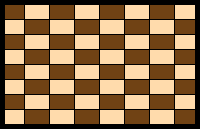
    <widget class="QWidget" name="gameBoard" native="true">
     <property name="styleSheet">
      <string notr="true">#widget_11 {
	border: 5px solid black;
}</string>
     </property>
     <layout class="QGridLayout" name="gridLayout" rowstretch="1,1,1,1,1,1,1,1" columnstretch="1,1,1,1,1,1,1,1">
      <property name="leftMargin">
       <number>0</number>
      </property>
      <property name="topMargin">
       <number>0</number>
      </property>
      <property name="rightMargin">
       <number>0</number>
      </property>
      <property name="bottomMargin">
       <number>0</number>
      </property>
      <property name="spacing">
       <number>0</number>
      </property>
      <item row="5" column="2">
       <widget class="QLabel" name="label_44">
        <property name="styleSheet">
         <string notr="true">border-top: 1px solid black;
border-right: 1px solid black;
background-color: #FFDBAC;</string>
        </property>
        <property name="text">
         <string/>
        </property>
       </widget>
      </item>
      <item row="2" column="7">
       <widget class="QLabel" name="label_24">
        <property name="styleSheet">
         <string notr="true">border-top: 1px solid black;
border-right: 5px solid black;
background-color: #FFDBAC;</string>
        </property>
        <property name="text">
         <string/>
        </property>
       </widget>
      </item>
      <item row="2" column="3">
       <widget class="QLabel" name="label_21">
        <property name="styleSheet">
         <string notr="true">border-top: 1px solid black;
border-right: 1px solid black;
background-color: #FFDBAC;</string>
        </property>
        <property name="text">
         <string/>
        </property>
       </widget>
      </item>
      <item row="2" column="0">
       <widget class="QLabel" name="label_18">
        <property name="styleSheet">
         <string notr="true">border-top: 1px solid black;
border-right: 1px solid black;
border-left: 5px solid black;
background-color: #704214;</string>
        </property>
        <property name="text">
         <string/>
        </property>
       </widget>
      </item>
      <item row="4" column="4">
       <widget class="QLabel" name="label_37">
        <property name="styleSheet">
         <string notr="true">border-top: 1px solid black;
border-right: 1px solid black;
background-color: #704214;</string>
        </property>
        <property name="text">
         <string/>
        </property>
       </widget>
      </item>
      <item row="3" column="5">
       <widget class="QLabel" name="label_31">
        <property name="styleSheet">
         <string notr="true">border-top: 1px solid black;
border-right: 1px solid black;
background-color: #704214;</string>
        </property>
        <property name="text">
         <string/>
        </property>
       </widget>
      </item>
      <item row="3" column="4">
       <widget class="QLabel" name="label_29">
        <property name="styleSheet">
         <string notr="true">border-top: 1px solid black;
border-right: 1px solid black;
background-color: #FFDBAC;</string>
        </property>
        <property name="text">
         <string/>
        </property>
       </widget>
      </item>
      <item row="1" column="2">
       <widget class="QLabel" name="label_12">
        <property name="styleSheet">
         <string notr="true">border-top: 1px solid black;
border-right: 1px solid black;
background-color: #FFDBAC;</string>
        </property>
        <property name="text">
         <string/>
        </property>
       </widget>
      </item>
      <item row="5" column="4">
       <widget class="QLabel" name="label_45">
        <property name="styleSheet">
         <string notr="true">border-top: 1px solid black;
border-right: 1px solid black;
background-color: #FFDBAC;</string>
        </property>
        <property name="text">
         <string/>
        </property>
       </widget>
      </item>
      <item row="0" column="2">
       <widget class="QLabel" name="label_3">
        <property name="styleSheet">
         <string notr="true">border-top: 5px solid black;
border-right: 1px solid black;
background-color: #704214;</string>
        </property>
        <property name="text">
         <string/>
        </property>
       </widget>
      </item>
      <item row="4" column="5">
       <widget class="QLabel" name="label_38">
        <property name="styleSheet">
         <string notr="true">border-top: 1px solid black;
border-right: 1px solid black;
background-color: #FFDBAC;</string>
        </property>
        <property name="text">
         <string/>
        </property>
       </widget>
      </item>
      <item row="1" column="5">
       <widget class="QLabel" name="label_14">
        <property name="styleSheet">
         <string notr="true">border-top: 1px solid black;
border-right: 1px solid black;
background-color: #704214;</string>
        </property>
        <property name="text">
         <string/>
        </property>
       </widget>
      </item>
      <item row="5" column="7">
       <widget class="QLabel" name="label_48">
        <property name="styleSheet">
         <string notr="true">border-top: 1px solid black;
border-right: 5px solid black;
background-color: #704214;</string>
        </property>
        <property name="text">
         <string/>
        </property>
       </widget>
      </item>
      <item row="6" column="2">
       <widget class="QLabel" name="label_49">
        <property name="styleSheet">
         <string notr="true">border-top: 1px solid black;
border-right: 1px solid black;
background-color: #704214;</string>
        </property>
        <property name="text">
         <string/>
        </property>
       </widget>
      </item>
      <item row="6" column="0">
       <widget class="QLabel" name="label_50">
        <property name="styleSheet">
         <string notr="true">border-top: 1px solid black;
border-right: 1px solid black;
border-left: 5px solid black;
background-color: #704214;</string>
        </property>
        <property name="text">
         <string/>
        </property>
       </widget>
      </item>
      <item row="5" column="6">
       <widget class="QLabel" name="label_47">
        <property name="styleSheet">
         <string notr="true">border-top: 1px solid black;
border-right: 1px solid black;
background-color: #FFDBAC;</string>
        </property>
        <property name="text">
         <string/>
        </property>
       </widget>
      </item>
      <item row="0" column="7">
       <widget class="QLabel" name="label_8">
        <property name="styleSheet">
         <string notr="true">border-top: 5px solid black;
border-right: 5px solid black;
background-color: #FFDBAC;</string>
        </property>
        <property name="text">
         <string/>
        </property>
       </widget>
      </item>
      <item row="2" column="5">
       <widget class="QLabel" name="label_22">
        <property name="styleSheet">
         <string notr="true">border-top: 1px solid black;
border-right: 1px solid black;
background-color: #FFDBAC;</string>
        </property>
        <property name="text">
         <string/>
        </property>
       </widget>
      </item>
      <item row="2" column="2">
       <widget class="QLabel" name="label_20">
        <property name="styleSheet">
         <string notr="true">border-top: 1px solid black;
border-right: 1px solid black;
background-color: #704214;</string>
        </property>
        <property name="text">
         <string/>
        </property>
       </widget>
      </item>
      <item row="0" column="4">
       <widget class="QLabel" name="label_5">
        <property name="styleSheet">
         <string notr="true">border-top: 5px solid black;
border-right: 1px solid black;
background-color: #704214;</string>
        </property>
        <property name="text">
         <string/>
        </property>
       </widget>
      </item>
      <item row="1" column="7">
       <widget class="QLabel" name="label_16">
        <property name="styleSheet">
         <string notr="true">border-top: 1px solid black;
border-right: 5px solid black;
background-color: #704214;</string>
        </property>
        <property name="text">
         <string/>
        </property>
       </widget>
      </item>
      <item row="1" column="4">
       <widget class="QLabel" name="label_13">
        <property name="styleSheet">
         <string notr="true">border-top: 1px solid black;
border-right: 1px solid black;
background-color: #FFDBAC;</string>
        </property>
        <property name="text">
         <string/>
        </property>
       </widget>
      </item>
      <item row="2" column="1">
       <widget class="QLabel" name="label_19">
        <property name="styleSheet">
         <string notr="true">border-top: 1px solid black;
border-right: 1px solid black;
background-color: #FFDBAC;</string>
        </property>
        <property name="text">
         <string/>
        </property>
       </widget>
      </item>
      <item row="6" column="7">
       <widget class="QLabel" name="label_56">
        <property name="styleSheet">
         <string notr="true">border-top: 1px solid black;
border-right: 5px solid black;
background-color: #FFDBAC;</string>
        </property>
        <property name="text">
         <string/>
        </property>
       </widget>
      </item>
      <item row="4" column="1">
       <widget class="QLabel" name="label_33">
        <property name="styleSheet">
         <string notr="true">border-top: 1px solid black;
border-right: 1px solid black;
background-color: #FFDBAC;</string>
        </property>
        <property name="text">
         <string/>
        </property>
       </widget>
      </item>
      <item row="1" column="3">
       <widget class="QLabel" name="label_9">
        <property name="styleSheet">
         <string notr="true">border-top: 1px solid black;
border-right: 1px solid black;
background-color: #704214;</string>
        </property>
        <property name="text">
         <string/>
        </property>
       </widget>
      </item>
      <item row="5" column="3">
       <widget class="QLabel" name="label_41">
        <property name="styleSheet">
         <string notr="true">border-top: 1px solid black;
border-right: 1px solid black;
background-color: #704214;</string>
        </property>
        <property name="text">
         <string/>
        </property>
       </widget>
      </item>
      <item row="1" column="6">
       <widget class="QLabel" name="label_15">
        <property name="styleSheet">
         <string notr="true">border-top: 1px solid black;
border-right: 1px solid black;
background-color: #FFDBAC;</string>
        </property>
        <property name="text">
         <string/>
        </property>
       </widget>
      </item>
      <item row="3" column="7">
       <widget class="QLabel" name="label_32">
        <property name="styleSheet">
         <string notr="true">border-top: 1px solid black;
border-right: 5px solid black;
background-color: #704214;</string>
        </property>
        <property name="text">
         <string/>
        </property>
       </widget>
      </item>
      <item row="3" column="3">
       <widget class="QLabel" name="label_28">
        <property name="styleSheet">
         <string notr="true">border-top: 1px solid black;
border-right: 1px solid black;
background-color: #704214;</string>
        </property>
        <property name="text">
         <string/>
        </property>
       </widget>
      </item>
      <item row="0" column="3">
       <widget class="QLabel" name="label_4">
        <property name="styleSheet">
         <string notr="true">border-top: 5px solid black;
border-right: 1px solid black;
background-color: #FFDBAC;</string>
        </property>
        <property name="text">
         <string/>
        </property>
       </widget>
      </item>
      <item row="4" column="3">
       <widget class="QLabel" name="label_36">
        <property name="styleSheet">
         <string notr="true">border-top: 1px solid black;
border-right: 1px solid black;
background-color: #FFDBAC;</string>
        </property>
        <property name="text">
         <string/>
        </property>
       </widget>
      </item>
      <item row="5" column="5">
       <widget class="QLabel" name="label_46">
        <property name="styleSheet">
         <string notr="true">border-top: 1px solid black;
border-right: 1px solid black;
background-color: #704214;</string>
        </property>
        <property name="text">
         <string/>
        </property>
       </widget>
      </item>
      <item row="6" column="5">
       <widget class="QLabel" name="label_54">
        <property name="styleSheet">
         <string notr="true">border-top: 1px solid black;
border-right: 1px solid black;
background-color: #FFDBAC;</string>
        </property>
        <property name="text">
         <string/>
        </property>
       </widget>
      </item>
      <item row="4" column="7">
       <widget class="QLabel" name="label_40">
        <property name="styleSheet">
         <string notr="true">border-top: 1px solid black;
border-right: 5px solid black;
background-color: #FFDBAC;</string>
        </property>
        <property name="text">
         <string/>
        </property>
       </widget>
      </item>
      <item row="3" column="0">
       <widget class="QLabel" name="label_25">
        <property name="styleSheet">
         <string notr="true">border-top: 1px solid black;
border-right: 1px solid black;
border-left: 5px solid black;
background-color: #FFDBAC;</string>
        </property>
        <property name="text">
         <string/>
        </property>
       </widget>
      </item>
      <item row="4" column="6">
       <widget class="QLabel" name="label_39">
        <property name="styleSheet">
         <string notr="true">border-top: 1px solid black;
border-right: 1px solid black;
background-color: #704214;</string>
        </property>
        <property name="text">
         <string/>
        </property>
       </widget>
      </item>
      <item row="0" column="6">
       <widget class="QLabel" name="label_7">
        <property name="styleSheet">
         <string notr="true">border-top: 5px solid black;
border-right: 1px solid black;
background-color: #704214;</string>
        </property>
        <property name="text">
         <string/>
        </property>
       </widget>
      </item>
      <item row="6" column="3">
       <widget class="QLabel" name="label_52">
        <property name="styleSheet">
         <string notr="true">border-top: 1px solid black;
border-right: 1px solid black;
background-color: #FFDBAC;</string>
        </property>
        <property name="text">
         <string/>
        </property>
       </widget>
      </item>
      <item row="2" column="4">
       <widget class="QLabel" name="label_17">
        <property name="styleSheet">
         <string notr="true">border-top: 1px solid black;
border-right: 1px solid black;
background-color: #704214;</string>
        </property>
        <property name="text">
         <string/>
        </property>
       </widget>
      </item>
      <item row="4" column="2">
       <widget class="QLabel" name="label_35">
        <property name="styleSheet">
         <string notr="true">border-top: 1px solid black;
border-right: 1px solid black;
background-color: #704214;</string>
        </property>
        <property name="text">
         <string/>
        </property>
       </widget>
      </item>
      <item row="2" column="6">
       <widget class="QLabel" name="label_23">
        <property name="styleSheet">
         <string notr="true">border-top: 1px solid black;
border-right: 1px solid black;
background-color: #704214;</string>
        </property>
        <property name="text">
         <string/>
        </property>
       </widget>
      </item>
      <item row="4" column="0">
       <widget class="QLabel" name="label_34">
        <property name="styleSheet">
         <string notr="true">border-top: 1px solid black;
border-right: 1px solid black;
border-left: 5px solid black;
background-color: #704214;</string>
        </property>
        <property name="text">
         <string/>
        </property>
       </widget>
      </item>
      <item row="1" column="1">
       <widget class="QLabel" name="label_11">
        <property name="styleSheet">
         <string notr="true">border-top: 1px solid black;
border-right: 1px solid black;
background-color: #704214;</string>
        </property>
        <property name="text">
         <string/>
        </property>
       </widget>
      </item>
      <item row="1" column="0">
       <widget class="QLabel" name="label_10">
        <property name="styleSheet">
         <string notr="true">border-top: 1px solid black;
border-right: 1px solid black;
border-left: 5px solid black;
background-color: #FFDBAC;</string>
        </property>
        <property name="text">
         <string/>
        </property>
       </widget>
      </item>
      <item row="3" column="6">
       <widget class="QLabel" name="label_30">
        <property name="styleSheet">
         <string notr="true">border-top: 1px solid black;
border-right: 1px solid black;
background-color: #FFDBAC;</string>
        </property>
        <property name="text">
         <string/>
        </property>
       </widget>
      </item>
      <item row="6" column="6">
       <widget class="QLabel" name="label_55">
        <property name="styleSheet">
         <string notr="true">border-top: 1px solid black;
border-right: 1px solid black;
background-color: #704214;</string>
        </property>
        <property name="text">
         <string/>
        </property>
       </widget>
      </item>
      <item row="6" column="1">
       <widget class="QLabel" name="label_51">
        <property name="styleSheet">
         <string notr="true">border-top: 1px solid black;
border-right: 1px solid black;
background-color: #FFDBAC;</string>
        </property>
        <property name="text">
         <string/>
        </property>
       </widget>
      </item>
      <item row="3" column="2">
       <widget class="QLabel" name="label_27">
        <property name="styleSheet">
         <string notr="true">border-top: 1px solid black;
border-right: 1px solid black;
background-color: #FFDBAC;</string>
        </property>
        <property name="text">
         <string/>
        </property>
       </widget>
      </item>
      <item row="5" column="0">
       <widget class="QLabel" name="label_42">
        <property name="styleSheet">
         <string notr="true">border-top: 1px solid black;
border-right: 1px solid black;
border-left: 5px solid black;
background-color: #FFDBAC;</string>
        </property>
        <property name="text">
         <string/>
        </property>
       </widget>
      </item>
      <item row="0" column="0">
       <widget class="QLabel" name="label">
        <property name="styleSheet">
         <string notr="true">background-color: #704214;
border-top: 5px solid black;
border-right: 1px solid black;
border-left: 5px solid black;</string>
        </property>
        <property name="text">
         <string/>
        </property>
       </widget>
      </item>
      <item row="3" column="1">
       <widget class="QLabel" name="label_26">
        <property name="styleSheet">
         <string notr="true">border-top: 1px solid black;
border-right: 1px solid black;
background-color: #704214;</string>
        </property>
        <property name="text">
         <string/>
        </property>
       </widget>
      </item>
      <item row="0" column="1">
       <widget class="QLabel" name="label_2">
        <property name="styleSheet">
         <string notr="true">border-top: 5px solid black;
border-right: 1px solid black;
background-color: #FFDBAC;</string>
        </property>
        <property name="text">
         <string/>
        </property>
       </widget>
      </item>
      <item row="5" column="1">
       <widget class="QLabel" name="label_43">
        <property name="styleSheet">
         <string notr="true">border-top: 1px solid black;
border-right: 1px solid black;
background-color: #704214;</string>
        </property>
        <property name="text">
         <string/>
        </property>
       </widget>
      </item>
      <item row="0" column="5">
       <widget class="QLabel" name="label_6">
        <property name="styleSheet">
         <string notr="true">border-top: 5px solid black;
border-right: 1px solid black;
background-color: #FFDBAC;</string>
        </property>
        <property name="text">
         <string/>
        </property>
       </widget>
      </item>
      <item row="6" column="4">
       <widget class="QLabel" name="label_53">
        <property name="styleSheet">
         <string notr="true">border-top: 1px solid black;
border-right: 1px solid black;
background-color: #704214;</string>
        </property>
        <property name="text">
         <string/>
        </property>
       </widget>
      </item>
      <item row="7" column="3">
       <widget class="QLabel" name="label_57">
        <property name="styleSheet">
         <string notr="true">border-top: 1px solid black;
border-right: 1px solid black;
border-bottom: 5px solid black;
background-color: #704214;</string>
        </property>
        <property name="text">
         <string/>
        </property>
       </widget>
      </item>
      <item row="7" column="0">
       <widget class="QLabel" name="label_58">
        <property name="styleSheet">
         <string notr="true">border-top: 1px solid black;
border-right: 1px solid black;
border-left: 5px solid black;
border-bottom: 5px solid black;
background-color: #FFDBAC;</string>
        </property>
        <property name="text">
         <string/>
        </property>
       </widget>
      </item>
      <item row="7" column="1">
       <widget class="QLabel" name="label_59">
        <property name="styleSheet">
         <string notr="true">border-top: 1px solid black;
border-right: 1px solid black;
border-bottom: 5px solid black;
background-color: #704214;</string>
        </property>
        <property name="text">
         <string/>
        </property>
       </widget>
      </item>
      <item row="7" column="2">
       <widget class="QLabel" name="label_60">
        <property name="styleSheet">
         <string notr="true">border-top: 1px solid black;
border-right: 1px solid black;
border-bottom: 5px solid black;
background-color: #FFDBAC;</string>
        </property>
        <property name="text">
         <string/>
        </property>
       </widget>
      </item>
      <item row="7" column="4">
       <widget class="QLabel" name="label_61">
        <property name="styleSheet">
         <string notr="true">border-top: 1px solid black;
border-right: 1px solid black;
border-bottom: 5px solid black;
background-color: #FFDBAC;</string>
        </property>
        <property name="text">
         <string/>
        </property>
       </widget>
      </item>
      <item row="7" column="5">
       <widget class="QLabel" name="label_62">
        <property name="styleSheet">
         <string notr="true">border-top: 1px solid black;
border-right: 1px solid black;
border-bottom: 5px solid black;
background-color: #704214;</string>
        </property>
        <property name="text">
         <string/>
        </property>
       </widget>
      </item>
      <item row="7" column="6">
       <widget class="QLabel" name="label_63">
        <property name="styleSheet">
         <string notr="true">border-top: 1px solid black;
border-right: 1px solid black;
border-bottom: 5px solid black;
background-color: #FFDBAC;</string>
        </property>
        <property name="text">
         <string/>
        </property>
       </widget>
      </item>
      <item row="7" column="7">
       <widget class="QLabel" name="label_64">
        <property name="styleSheet">
         <string notr="true">border-top: 1px solid black;
border-right: 5px solid black;
border-bottom: 5px solid black;
background-color: #704214;</string>
        </property>
        <property name="text">
         <string/>
        </property>
       </widget>
      </item>
     </layout>
    </widget>
